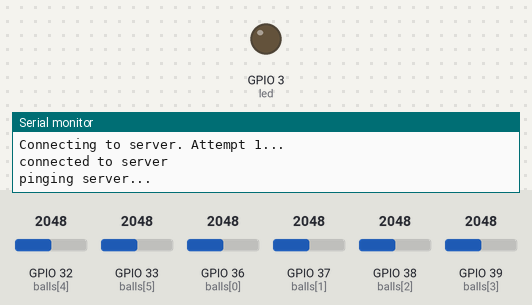
Recording of a sketch running on a simulated ESP32. Parts: output pins drawn as LEDs (lit = HIGH), the last lines printed to the serial monitor. The inputs (shaded band) are chosen by the test bench; at power-on: GPIO 33 (balls[5]) = 2048, GPIO 32 (balls[4]) = 2048, GPIO 36 (balls[0]) = 2048, GPIO 37 (balls[1]) = 2048, GPIO 38 (balls[2]) = 2048, GPIO 39 (balls[3]) = 2048. WiFi joins after 1.5 s; servers stay silent unless stated.

Above: at 11.4 s.
11.5 s: GPIO 33 (balls[5]) set to 431
13.0 s: GPIO 33 (balls[5]) set to 373
At 13.99 s:
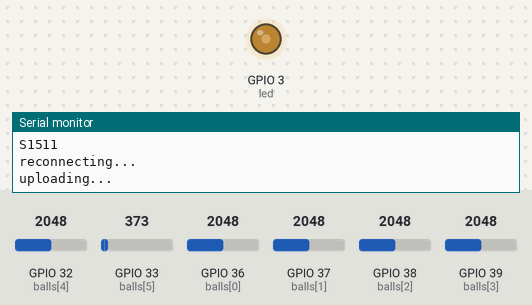
16.0 s: GPIO 32 (balls[4]) set to 360
At 16.9 s:
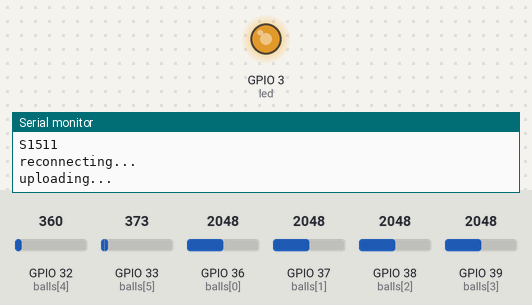
17.5 s: GPIO 36 (balls[0]) set to 425
19.0 s: GPIO 36 (balls[0]) set to 365
At 19.5 s:
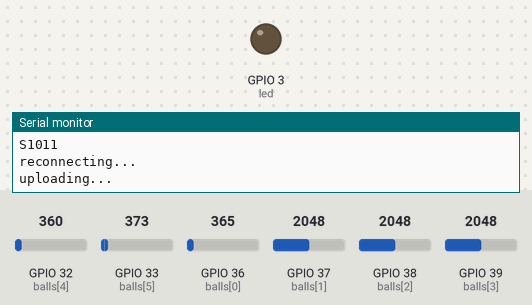
22.0 s: GPIO 37 (balls[1]) set to 427
23.5 s: GPIO 37 (balls[1]) set to 369
At 25.4 s:
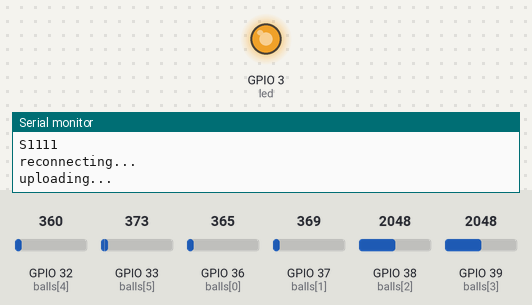
Timing chart, 0 to 26.9 s (numbered marks = the images above; inputs shaded):
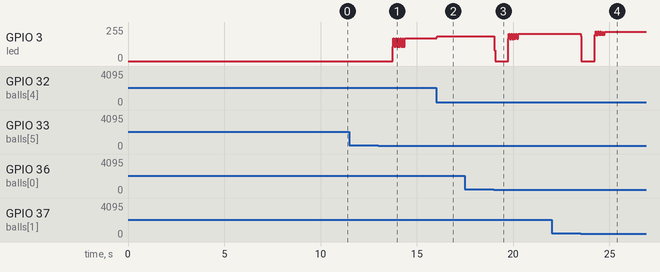

Measured:
- the behaviour switches between 401 and 400 on GPIO 33 (balls[5]) (found by bisection; images 0 and 1)
- the behaviour switches between 401 and 400 on GPIO 36 (balls[0]) (found by bisection; images 2 and 3)
- the behaviour switches between 401 and 400 on GPIO 37 (balls[1]) (found by bisection; images 3 and 4)
- after the input at 16.0 s, GPIO 3 (led): 171/255 → 187/255 at once
- after the input at 17.5 s, every drawn part: stays the same
- after the input at 22.0 s, every drawn part: stays the same

The sketch:

squeezybox.ino
```cpp
#include <SPI.h>
#include <WiFi.h>

int numElements = 6;
int led = 3;
int balls[] = {A0,A1,A2,A3,A4,A5};  //b1, b2, b3, b4, b5, b6
char squeezeData[100];

unsigned long pressTime;
int floorLevel = 1;  //the building level

//network variables
char ssid[] = "CS66GS";
char password[] = "WIRELESS_PETE";
int status = WL_IDLE_STATUS;     // the Wifi radio's status

//server variables
WiFiClient client; //Initialise client library
char server[]="icri-nodejs.cs.ucl.ac.uk";  //URL of floor server
int port = 7654;
long pingDelay = 10000;
long lastPing = 0;

//squeeze variables
long startTimes[] = {0,0,0,0,0,0};
long endTimes[] = {0,0,0,0,0,0};
long inProgress[] = {false,false,false,false,false,false};
int squeezeType[] = {0,0,0,0,0,0};

void setup(){
  Serial.begin(9600);
  //while(!Serial);

  pinMode(led, OUTPUT);

  startConnection();
}

void loop(){

  //ping server
  if(client.connected()){
    if(millis() - lastPing > pingDelay){
      pingServer();
      lastPing = millis();
    }
  }

  //check for squeezes
  for(int i=0; i<numElements; i++){
    int ballVal = analogRead(balls[i]);
    //Serial.println("ballVal "+(String)i+" = "+(String)ballVal);
    if(ballVal > 800){
      squeezeType[i] = 3; //big squeeze
      digitalWrite(led, LOW);
    }else if(ballVal > 600 && squeezeType[i]<3){  //medium squeeze
      squeezeType[i] = 2;
      digitalWrite(led, LOW);
    }else if(ballVal > 400 && squeezeType[i]<2){  //small squeeze
      squeezeType[i] = 1;
      digitalWrite(led, LOW);
      if(!inProgress[i] && (millis()-endTimes[i])>1000){ //1 sec since last ball squeeze
        startTimes[i] = millis();
        inProgress[i] = true;
      }
    }else{
      if(inProgress[i]){
        digitalWrite(led, LOW);
        endTimes[i] = millis();
        int duration = endTimes[i] - startTimes[i];
        postToServer(i, duration, squeezeType[i]);
        inProgress[i] = false;
      }else{
        digitalWrite(led, HIGH);
        squeezeType[i] = 0;
      }
    }
  }
}

void startConnection(){
  if(!connectToWifi()){
    wifiError();
  }
  if(!connectToServer()){
      serverError();
  }
}

boolean connectToWifi(){
  int tries = 0;
  while(status != WL_CONNECTED && tries < 10){

    Serial.print("Connecting to wifi. Attempt ");
    Serial.print(tries+1);
    Serial.println("...");

    status = WiFi.begin(ssid, password);
    delay(5000);
    tries++;
  }

  if(status != WL_CONNECTED){
    Serial.println("Connection to wifi failed");
    return false;
  }else{
    Serial.println("connected to wifi");
    Serial.println(WiFi.localIP());
  }
  return true;
}

boolean connectToServer(){
  int tries = 0;
  while(!client.connected() && tries < 10){
    Serial.print("Connecting to server. Attempt ");
    Serial.print(tries+1);
    Serial.println("...");

    client.connect(server, port);
    tries++;
  }

  if(!client.connected()){
     Serial.println("Connection to server failed");
    return false;
  }else{
    Serial.println("connected to server");
  }
  return true;
}

void serverError(){
  //flash LED 6 times fast
  while(true){
    digitalWrite(led, HIGH);
    delay(100);
    digitalWrite(led, LOW);
    delay(100);
  }
}

void wifiError(){
  //flash LED 3 times fast
  while(true){
    digitalWrite(led, HIGH);
    delay(100);
    digitalWrite(led, LOW);
    delay(100);
  }
}

void serverErrorSignal(){
  //flash LED 4 times fast
  for(int i=0; i<4; i++){
    digitalWrite(led, HIGH);
    delay(100);
    digitalWrite(led, LOW);
    delay(100);
  }
}

void wifiErrorSignal(){
  //flash LED 2 times fast
  for(int i=0; i<2; i++){
    digitalWrite(led, HIGH);
    delay(100);
    digitalWrite(led, LOW);
    delay(100);
  }
}

void postToServer(int ballNum, int duration, int intensity){
  Serial.println("Sending update to server");
  squeezeData[0] = 'S';
  squeezeData[1] = '1';
  squeezeData[2] = ballNum + '0';  //to channge to ascii char
  squeezeData[3] = intensity + '0';
  squeezeData[4] = '1';  //placeholder for duration if needed
  squeezeData[5] = '\0';  //string terminator
  Serial.println(squeezeData);

  if(status == WL_CONNECTED){
    if(client.connected()){
      Serial.println("uploading...");
      client.println(squeezeData);
      delay(500);
    }else{
      Serial.println("reconnecting...");
      client.flush();
      client.stop();
      client.connect(server, port);

      if(client.connected()){
        Serial.println("uploading...");
        client.println(squeezeData);
        delay(500);
      }else{
        Serial.println("Lost connection to server");
        serverErrorSignal();
      }
    }
  }else{
    Serial.println("Lost wifi connection");
    wifiErrorSignal();
  }
}


void pingServer(){
  Serial.println("pinging server...");
  client.write("p");
}
```
